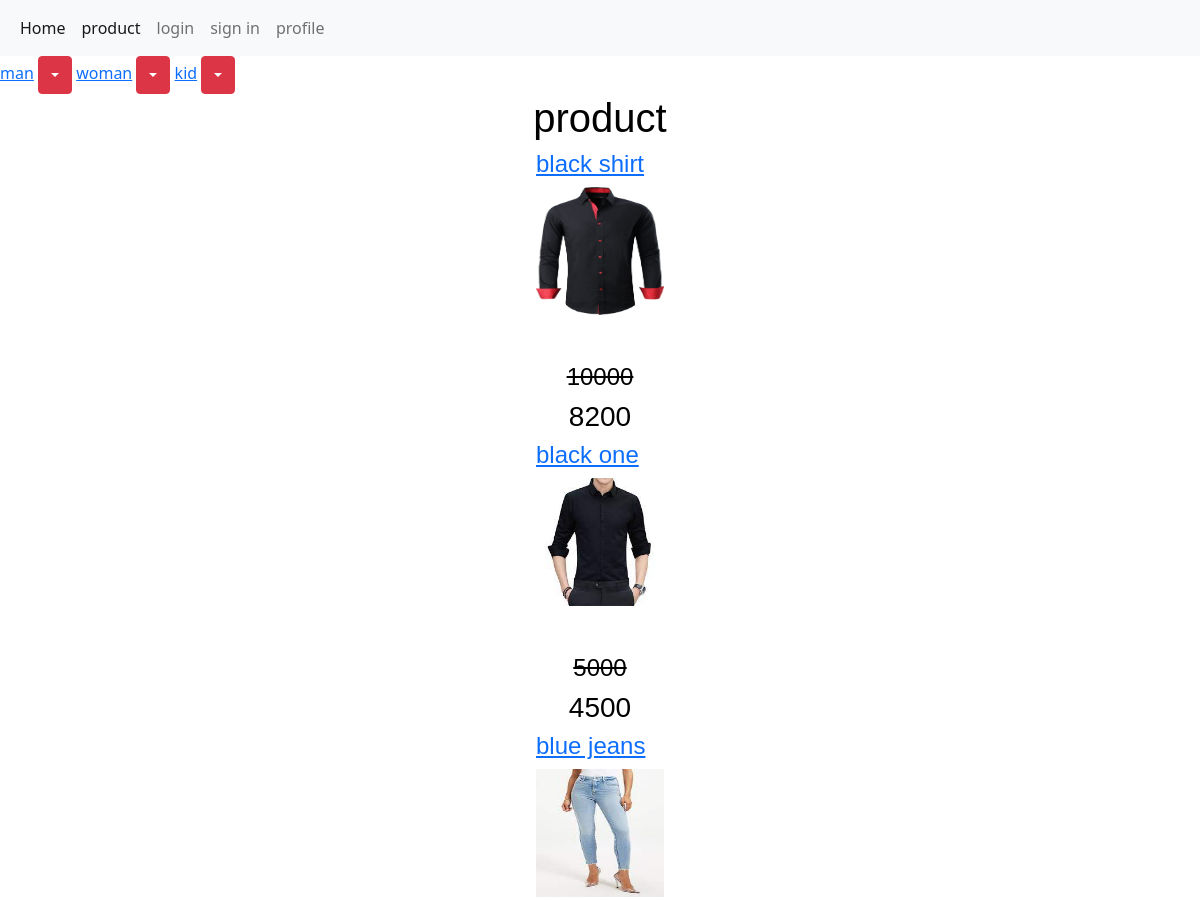
The app's page /product/ (upper part), older data.
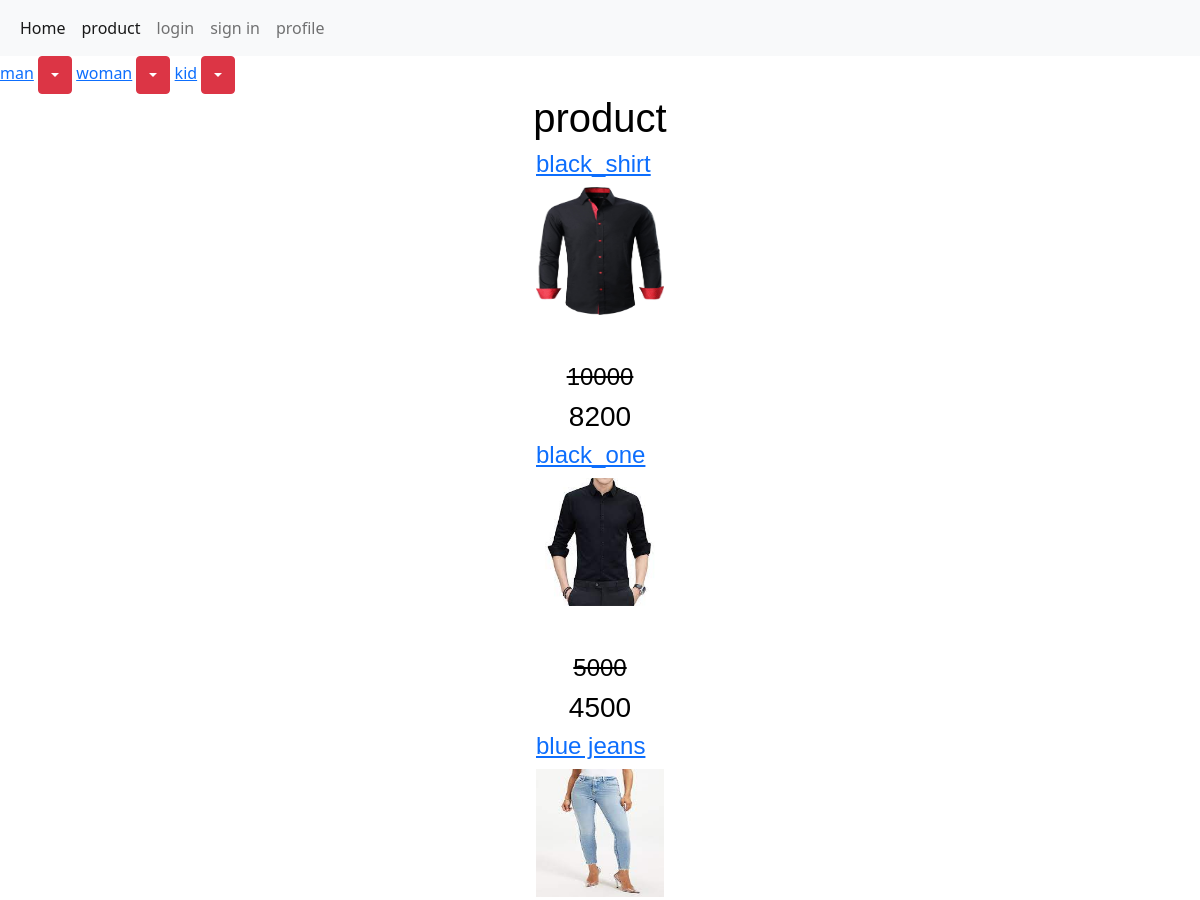
The same page, newer data.
### home/models.py (models this page shows, shortened)
class Category(models.Model):
    name = models.CharField(max_length=200)
    create = models.DateTimeField(auto_now_add=True)
    update = models.DateTimeField(auto_now=True)
    slug = models.SlugField(allow_unicode = True,unique= True,null=True,blank = True)
    image = models.ImageField(upload_to='Category',null=True, blank=True)
    sub_category = models.ForeignKey(
        'self', on_delete=models.CASCADE, null=True, blank=True, related_name='sub')
    sub_cat = models.BooleanField(default=False)
    def get_absolute_url(self):
        return reverse("home:category", args=[self.slug,self.id])

class Product(models.Model):
    Category = models.ManyToManyField(Category, blank=True)
    VARIANT = (('None', 'none'),
               ('Size', 'size'),
               ('Color', 'color'),
    )
    name = models.CharField(max_length=200)
    amount = models.PositiveIntegerField()
    unit_price = models.PositiveIntegerField()
    discount = models.PositiveIntegerField()
    total_price = models.PositiveIntegerField(blank=True, null=True)
    information = RichTextUploadingField(blank=True, null=True)
    create = models.DateTimeField(auto_now_add=True)
    update = models.DateTimeField(auto_now=True)
    tags = TaggableManager(blank=True)
    status = models.CharField(
        max_length=200, blank=True, null=True, choices=VARIANT)
    image = models.ImageField(upload_to='product')
    available = models.BooleanField(default=True)
    like = models.ManyToManyField(User,blank = True,related_name = 'product_like')
    total_like = models.IntegerField(default=0)
    unlike = models.ManyToManyField(User,blank = True,related_name = 'product_unlike')
    total_unlike = models.IntegerField(default=0)
    def total_like(self):
        return self.like.count()
    def total_unlike(self):
        return self.unlike.count()
    def get_absolute_url(self):
        return reverse('home:detail', args=[self.id])
    @property
    def total_price(self):
        if not self.discount:
            return self.unit_price
        elif self.discount:
            total = (self.discount*self.unit_price)/100
            return int(self.unit_price - total)
        return self.total_price

### home/views.py (the view)
# urls.py: path('product/',views.all_product,name = 'product'),
def all_product(request, slug=None, id=None):
    products = Product.objects.all()
    category = Category.objects.filter(sub_cat=False)
    if slug and id:
        data = get_object_or_404(Category, slug=slug, id=id)
        products = products.filter(Category=data)
    return render(request, 'product.html', {'products': products, 'category': category})

### home/templates/product.html (shortened to what this page needs)
{% extends 'main.html' %} {% block title %}product{% endblock %} {% block body%}
<body style="background-color: white">
  {% for data in category %}
  <a href="{{data.get_absolute_url}}">{{data.name}}</a>
  <div class="btn-group">
    <button
      type="button"
      class="btn btn-danger dropdown-toggle"
      data-toggle="dropdown"
      aria-haspopup="true"
      aria-expanded="false"
    ></button>
  </div>
  {% endfor %}
  <div
    style="
      font-family: sans-serif;
      color: black;
      font-size: 2rem;
      display: flex;
      align-items: center;
      flex-direction: column;
    "
  >
    <h1>product</h1>
    {% for product in products %}
    <a href="{{product.get_absolute_url}}">
      <h1 style="font-size: 1.5rem">{{product.name}}</h1>
      <img
        style="width: 8rem; height: 8rem"
        src="{{product.image.url}}"
        style="width =50px;height = 50px; "
      />
    </a>
    <br />
    {% if product.discount %}
    <h4 style="text-decoration: line-through">{{product.unit_price}}</h4>
    <h3>{{product.total_price}}</h3>
    {% else %}
    <h3>{{product.total_price}}</h3>
    {% endif %} {% endfor %}
  </div>
</body>
{% endblock %}

### templates/main.html (shortened to what this page needs)
<!DOCTYPE html>
<html lang="en">
<head>
    <link href="https://cdn.jsdelivr.net/npm/bootstrap@5.0.2/dist/css/bootstrap.min.css"
        rel="stylesheet"
>
</head>
<nav class="navbar navbar-expand-lg navbar-light bg-light">
    <div class="container-fluid">
      <div class="collapse navbar-collapse" id="navbarNavAltMarkup">
        <div class="navbar-nav">
          <a class="nav-link active" aria-current="page" href="{% url 'home:home' %}">Home</a>
          <a class="nav-link active" aria-current="page" href="{% url 'home:product' %}">product</a>
          {% if user.is_authenticated %}
          <a class="nav-link" href="{% url 'accounts:logout' %}">logout</a>
          {% else %}
          <a class="nav-link" href="{% url 'accounts:login' %}">login</a>
          <a class="nav-link" href="{% url 'accounts:user_register' %}">sign in</a>
          {% endif %}
          <a class="nav-link" href="{% url 'accounts:profile' %}">profile</a>
        </div>
      </div>
    </div>
  </nav>
<body>
{% block body %}
{% endblock %}
</body>
</html>

Row changes from the older to the newer data that the page shows:
changed Product: name "black shirt" → "black_shirt"
changed Product: name "black one" → "black_one"
